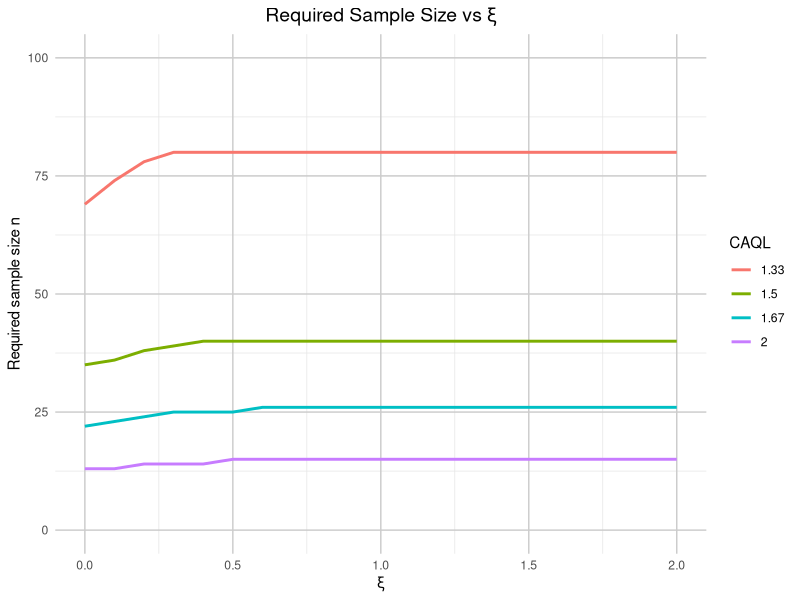
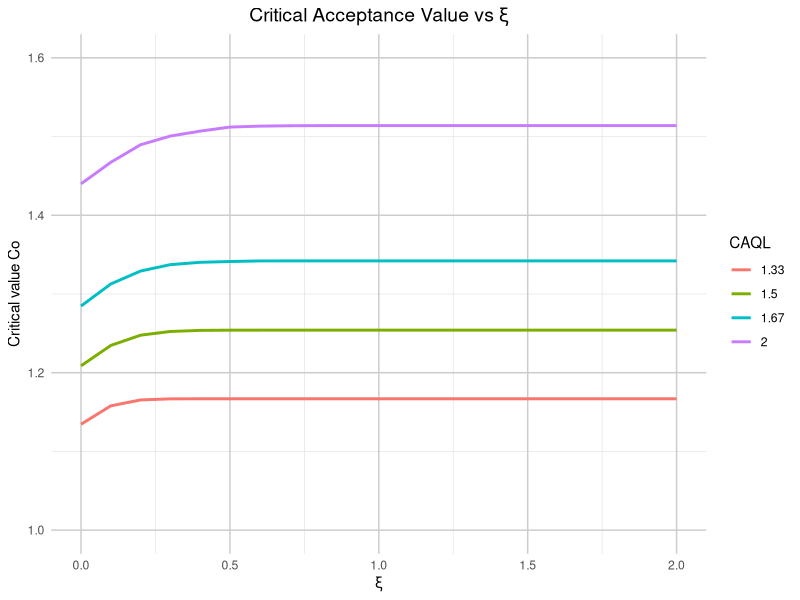

R code for these plots, in order:
library(ggplot2)  # 繪圖
library(dplyr)    # 資料處理
library(pracma)   # 數值計算

# 計算方程式(9)和(10)中的積分
calculate_integral <- function(n, c0, C_value, xi) {
  b <- 3 * C_value + abs(xi)
  
  integrand <- function(t) {
    # G 是自由度為 n-1 的卡方分配累積函數
    G_term <- pchisq((n - 1) * (b * sqrt(n) - t)^2 / (9 * n * c0^2), df = n-1)
    # phi 是標準常態分配的機率密度函數
    phi_term <- dnorm(t + xi*sqrt(n)) + dnorm(t - xi*sqrt(n))
    return(G_term * phi_term)
  }
  
  result <- integrate(integrand, lower = 0, upper = b*sqrt(n))$value
  return(result)
}

# 尋找給定參數下的 c0 值
find_c0 <- function(n, C_AQL, C_LTPD, alpha, beta, xi) {
  objective <- function(c0) {
    eq1 <- calculate_integral(n, c0, C_AQL, xi) - (1 - alpha)
    eq2 <- calculate_integral(n, c0, C_LTPD, xi) - beta
    return(eq1^2 + eq2^2)
  }
  
  result <- optimize(objective, interval = c(0.8, 2.0))
  return(result$minimum)
}

xi_values <- seq(0, 2, by = 0.1)          # ξ 值
CAQL_values <- c(1.33, 1.50, 1.67, 2.00)  # 可接受品質水準值
CLTPD <- 1.00                             # 可容忍品質水準
alpha <- 0.05                             # 生產者風險
beta <- 0.05                              # 消費者風險

# 初始化資料框
sample_size_data <- data.frame()      # 樣本數
critical_value_data <- data.frame()    # 臨界值

# 計算每個 CAQL 和 ξ 組合的值
for(CAQL in CAQL_values) {
  for(xi in xi_values) {
    # 尋找滿足兩個方程式的最小樣本數
    n_min <- 10  # 起始樣本數
    while(TRUE) {
      c0 <- find_c0(n_min, CAQL, CLTPD, alpha, beta, xi)
      
      # 檢查是否滿足方程式
      eq1 <- calculate_integral(n_min, c0, CAQL, xi) >= (1 - alpha)
      eq2 <- calculate_integral(n_min, c0, CLTPD, xi) <= beta
      
      if(eq1 && eq2) break
      n_min <- n_min + 1
      if(n_min > 100) break  # 安全停止條件
    }
    
    # 儲存結果
    sample_size_data <- rbind(sample_size_data, 
                              data.frame(xi = xi, n = n_min, CAQL = as.factor(CAQL)))
    critical_value_data <- rbind(critical_value_data, 
                                 data.frame(xi = xi, c0 = c0, CAQL = as.factor(CAQL)))
  }
}

# 繪製圖a：樣本數 vs ξ
plot_a <- ggplot(sample_size_data, aes(x = xi, y = n, color = CAQL)) +
  geom_line(size = 1) +
  scale_y_continuous(limits = c(0, 100)) +
  labs(
    title = "Required Sample Size vs ξ",
    x = "ξ",
    y = "Required sample size n"
  ) +
  theme_minimal() +
  theme(
    panel.grid.minor = element_line(color = "gray90"),
    panel.grid.major = element_line(color = "gray80"),
    plot.title = element_text(hjust = 0.5, size = 14)
  )

# 繪製圖b：臨界值 vs ξ
plot_b <- ggplot(critical_value_data, aes(x = xi, y = c0, color = CAQL)) +
  geom_line(size = 1) +
  scale_y_continuous(limits = c(1.0, 1.6)) +
  labs(
    title = "Critical Acceptance Value vs ξ",
    x = "ξ",
    y = "Critical value Co"
  ) +
  theme_minimal() +
  theme(
    panel.grid.minor = element_line(color = "gray90"),
    panel.grid.major = element_line(color = "gray80"),
    plot.title = element_text(hjust = 0.5, size = 14)
  )

# 顯示圖形
print(plot_a)
print(plot_b)